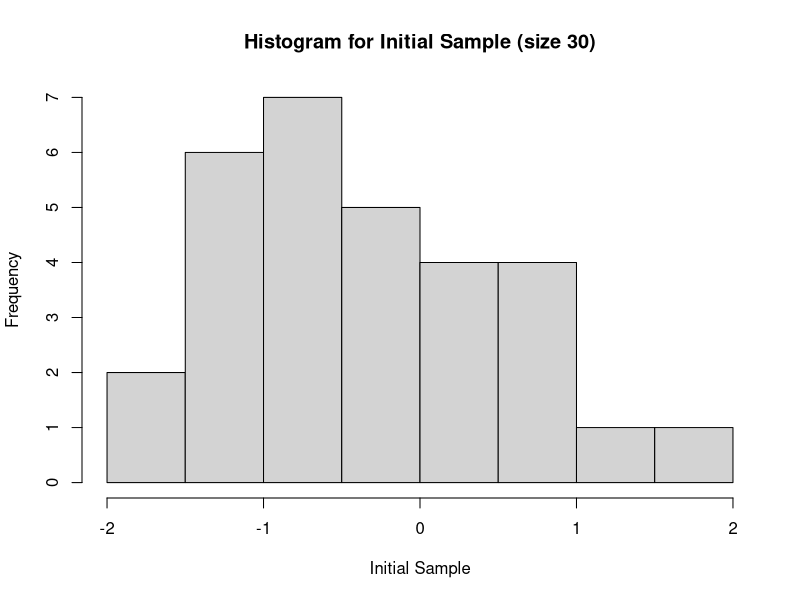
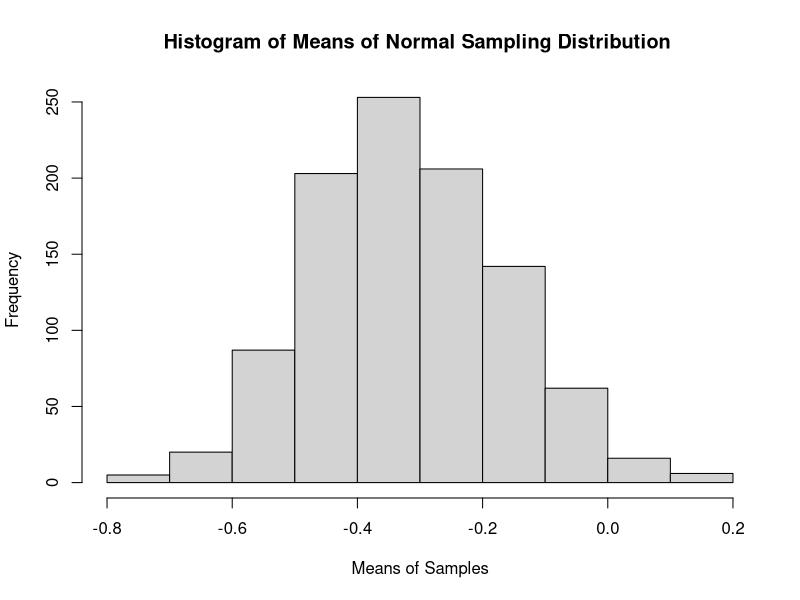
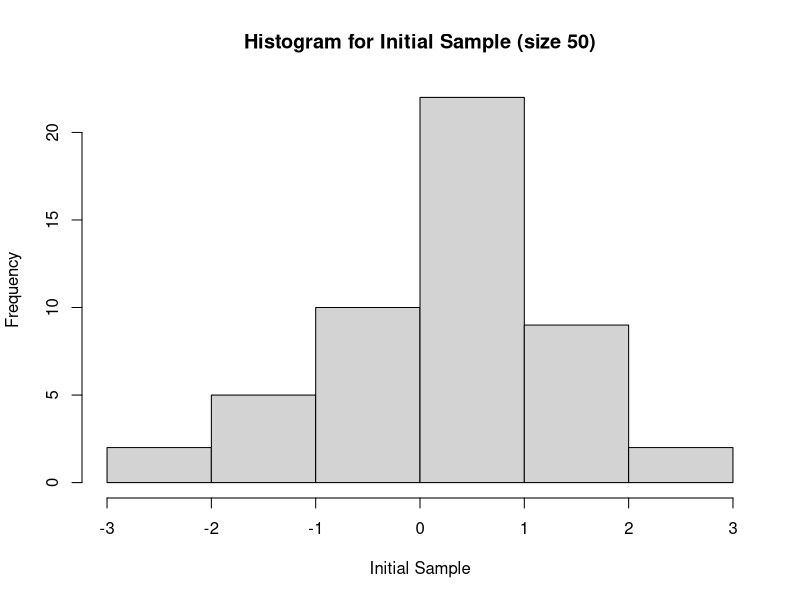
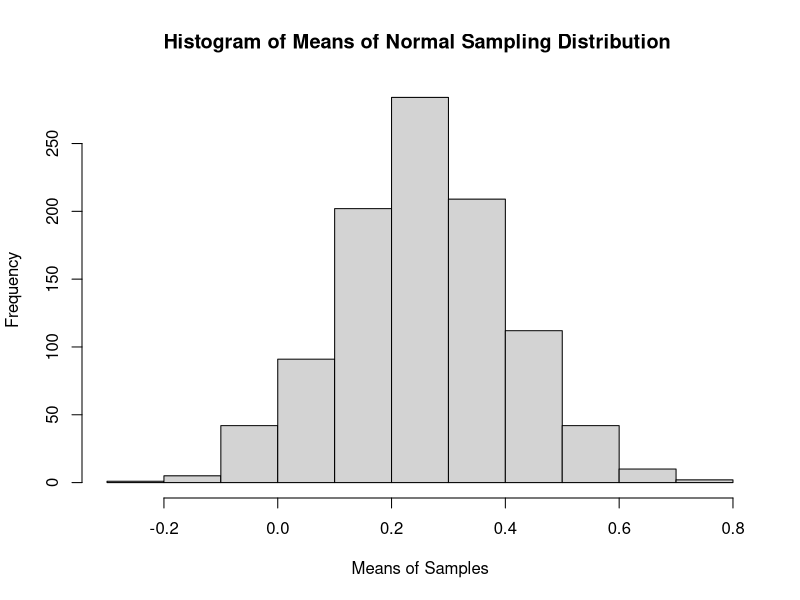
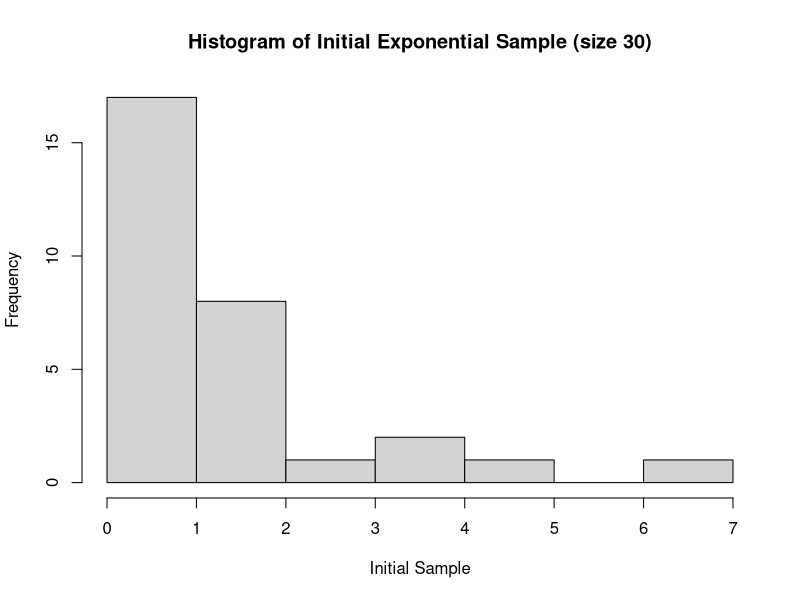
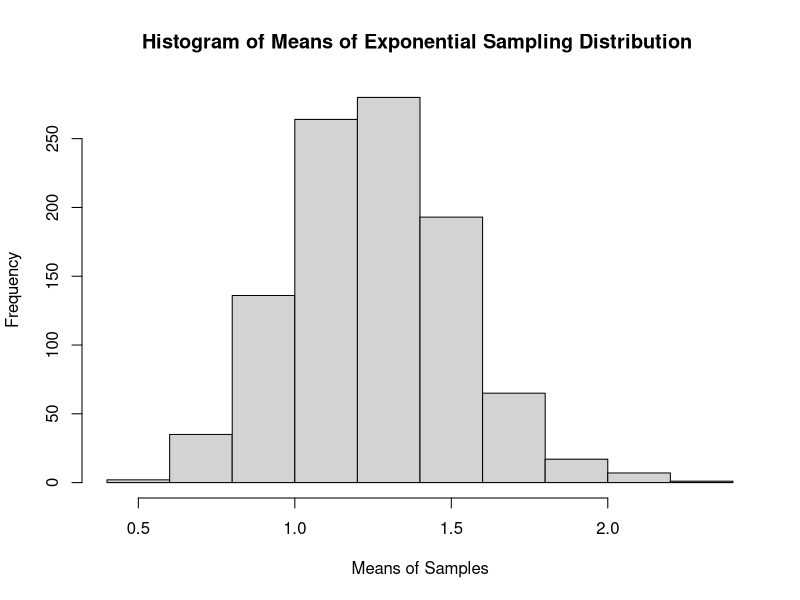
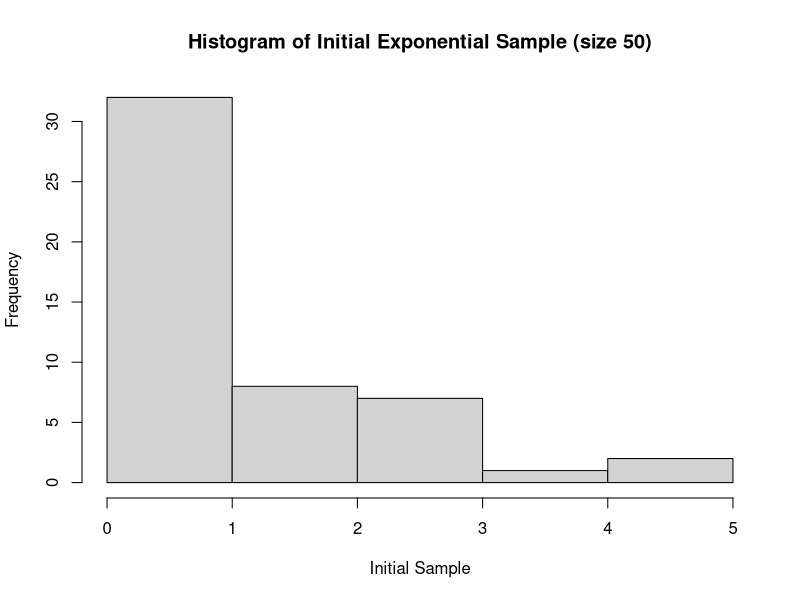
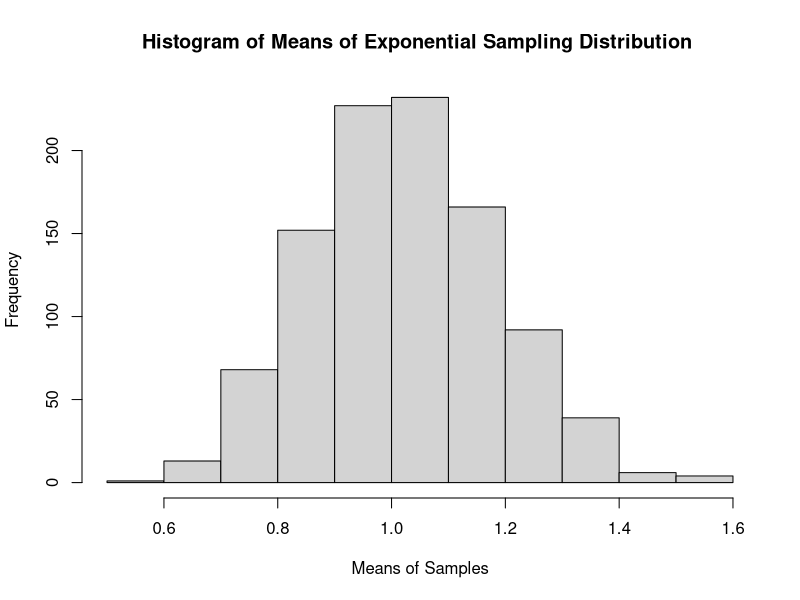

Generate these figures, in order, with R:
## ---- chunk 1
set.seed(6516)
sample1 <- rnorm(30)
m_sample1 <- mean(sample1)
sd_sample1 <- sd(sample1)

## ---- chunk 2
hist(sample1, main="Histogram for Initial Sample (size 30)", xlab = "Initial Sample")
## ---- chunk 3
reps <- 1000
bootsample <- numeric(reps)

for (i in 1:reps) { 
temp_sample <- sample(sample1, size=length(sample1), replace =TRUE)
bootsample[i] <- mean(temp_sample)
}

m_bootsample <- mean(bootsample)
sd_bootsample_30 <- sd_sample1/sqrt(30)

m_sample1
m_bootsample
sd_sample1
sd_bootsample_30

## ---- chunk 4
hist(bootsample, main="Histogram of Means of Normal Sampling Distribution ", xlab="Means of Samples")

## ---- chunk 5
set.seed(65162)
sample2 <- rnorm(50)
m_sample2 <- mean(sample2)
sd_sample2 <- sd(sample2)

for(i in 1:reps) { temp_sample <- sample(sample2, size=length(sample2), replace =TRUE)
bootsample[i] <- mean(temp_sample)
}

m_bootsample <- mean(bootsample)
sd_bootsample_50 <- sd_sample2/sqrt(50)

m_sample2
sd_sample2
m_bootsample
sd_bootsample_30
sd_bootsample_50

hist(sample2, main="Histogram for Initial Sample (size 50)", xlab = "Initial Sample") 
hist(bootsample, main="Histogram of Means of Normal Sampling Distribution ", xlab="Means of Samples")
## ---- chunk 6
  set.seed(65163)
  sample1 <- rexp(30)
  m_sample1 <- mean(sample1)
  sd_sample1 <- sd(sample1)
  
  for (i in 1:reps) { 
temp_sample <- sample(sample1, size=length(sample1), replace =TRUE)
bootsample[i] <- mean(temp_sample)
}

m_bootsample <- mean(bootsample)
sd_bootsample_30 <- sd_sample1/sqrt(30)

m_sample1
m_bootsample
sd_sample1
sd_bootsample_30

hist(sample1, main="Histogram of Initial Exponential Sample (size 30)", xlab = "Initial Sample")
hist(bootsample, main="Histogram of Means of Exponential Sampling Distribution ", xlab="Means of Samples")

## ---- chunk 7
  set.seed(65164)
  sample1 <- rexp(50)
  m_sample1 <- mean(sample1)
  sd_sample1 <- sd(sample1)
  
  for (i in 1:reps) { 
temp_sample <- sample(sample1, size=length(sample1), replace =TRUE)
bootsample[i] <- mean(temp_sample)
}

m_bootsample <- mean(bootsample)
sd_bootsample_50 <- sd_sample1/sqrt(50)

m_sample1
m_bootsample

sd_sample1
sd_bootsample_30
sd_bootsample_50

hist(sample1, main="Histogram of Initial Exponential Sample (size 50)", xlab = "Initial Sample")
hist(bootsample, main="Histogram of Means of Exponential Sampling Distribution ", xlab="Means of Samples")

